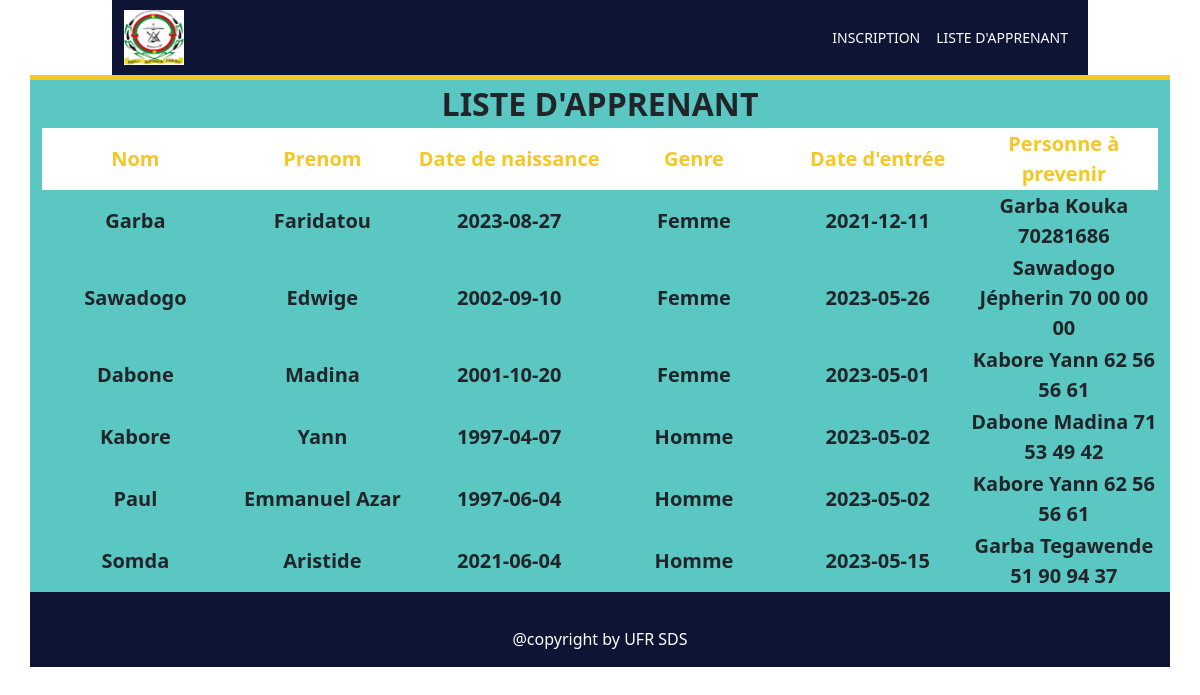
Page /liste.php on the committed database.
### tables this page shows
CREATE TABLE `ufr_sds` (
  `nom` varchar(20) NOT NULL,
  `prénom` varchar(20) NOT NULL,
  `date_de_naissance` date NOT NULL,
  `genre` varchar(20) NOT NULL,
  `date_dentrée` date NOT NULL,
  `personne_à_prévenir` varchar(40) NOT NULL
);

### liste.php (the view, shortened to what this page needs)
<!DOCTYPE html>
<html lang="en">
<head>
    <link rel="stylesheet" href="Style/style.css">
    <link rel="stylesheet" href="style/bootstrap-5.0.2-dist/css/bootstrap.min.css">
</head>
<body>
<header>
<nav class="navbar navbar-expand-lg navbar-light sticky-md-top bg ">
        <div class="container">
          <a class="navbar-brand FG fw-bold fs-2" href="#">
            <img src="image/logo.jpg" alt="" height="55px" width="60px">
          </a>
          <div class="collapse navbar-collapse" id="navbarSupportedContent">
            <ul class="navbar-nav ms-auto mb-2 mb-lg-0">
              <li class="nav-item">
                <a class="nav-link" href="index.php">INSCRIPTION</a>
              </li>
          <li class="nav-item">
                <a class="nav-link" href="liste.php">LISTE D'APPRENANT</a>
              </li>
            </ul>
          </div>
        </div>
      </nav>
</header>
    <div class="container text-center">
  <div class="row align-items-center">
    <div class="col gt fs-2 fw-bold">
      LISTE D'APPRENANT
      <table class="tableau fs-5 ta ">
<tr >
    <th class="gb">Nom</th>
    <th class="gb">Prenom</th>
    <th class="gb">Date de naissance</th>
    <th class="gb">Genre</th>
    <th class="gb">Date d'entrée</th>
    <th class="gb">Personne à prevenir</th>
</tr>
<?php
require'connexion.php';
$query = "SELECT * FROM ufr_sds";
$stmt = $conn->query($query);
while($row = $stmt->fetch()){
    echo"<tr>";
        echo"<td>".$row['nom']."</td>";
        echo"<td>".$row['prénom']."</td>";
        echo"<td>".$row['date_de_naissance']."</td>";
        echo"<td>".$row['genre']."</td>";
        echo"<td>".$row['date_dentrée']."</td>";
        echo"<td>".$row['personne_à_prévenir']."</td>";
    echo "</tr>";
};
?>
</table>
    </div>
  </div>
</div>
    <footer>
    <div class="container text-center">
  <div class="row align-items-start">
    <div class="col nb">
    <p &copy> @copyright by UFR SDS
    </div>
  </div>
</div>
    </footer>
</body>
</html>

### Style/style.css (style rules this page uses)
.gt { background-color: #5AC7C2; border-top: #F5C725 5px solid !important; }
.bg { background-color: #0E1434 !important; height: 75px; margin-left: 112px; margin-right: 112px; }
.navbar-nav a { font-size: 14px; text-transform: uppercase; font-weight: 500; color: white !important; }
.nb { background-color: #0E1434; color: white; height: 75px; padding-top: 35px; }
.gb { color: #F5C725 !important; font-style: bold !important; background-color: white !important; word-spacing: 10%; width: 200px; }

### rows in the picture
ufr_sds: nom "Garba", prénom "Faridatou", date_de_naissance "2023-08-27", genre "Femme", date_dentrée "2021-12-11", personne_à_prévenir "Garba Kouka 70281686"
ufr_sds: nom "Sawadogo", prénom "Edwige", date_de_naissance "2002-09-10", genre "Femme", date_dentrée "2023-05-26", personne_à_prévenir "Sawadogo Jépherin 70 00 00 00"
ufr_sds: nom "Dabone", prénom "Madina", date_de_naissance "2001-10-20", genre "Femme", date_dentrée "2023-05-01", personne_à_prévenir "Kabore Yann 62 56 56 61"
ufr_sds: nom "Kabore", prénom "Yann", date_de_naissance "1997-04-07", genre "Homme", date_dentrée "2023-05-02", personne_à_prévenir "Dabone Madina 71 53 49 42"
ufr_sds: nom "Paul", prénom "Emmanuel Azar", date_de_naissance "1997-06-04", genre "Homme", date_dentrée "2023-05-02", personne_à_prévenir "Kabore Yann 62 56 56 61"
ufr_sds: nom "Somda", prénom "Aristide", date_de_naissance "2021-06-04", genre "Homme", date_dentrée "2023-05-15", personne_à_prévenir "Garba Tegawende 51 90 94 37"
